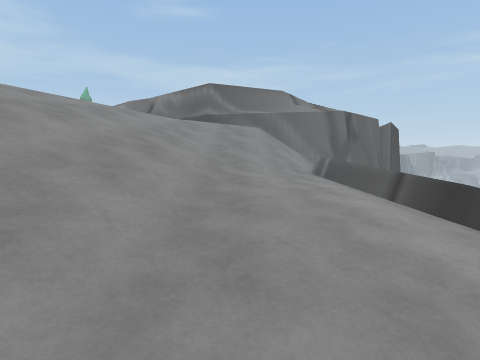
[1] (above)

19 first-person views from a walk through a 3-D level made in the Unity game engine. The camera is 1.3 m above the floor, tilts 6° down and sees 80° across. The floor is counted in squares, 1.8 m on a side. Each view is taken from the middle of a square. On the plan, view 1 faces up. The plan holds only what a view shows up to about 10 squares ahead; the rest is blank. The place goes on beyond the plan. The player character is not drawn.

[2]
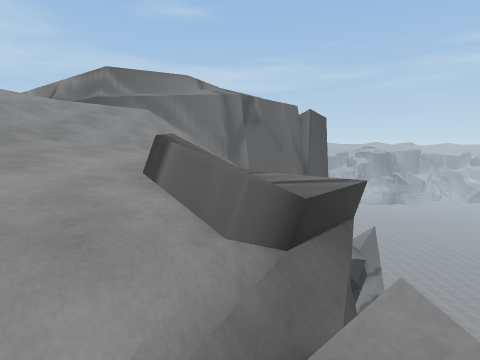

[3]
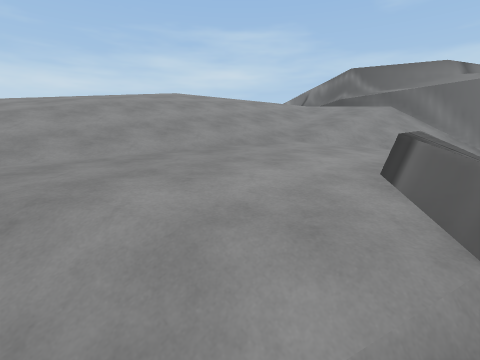

[4]
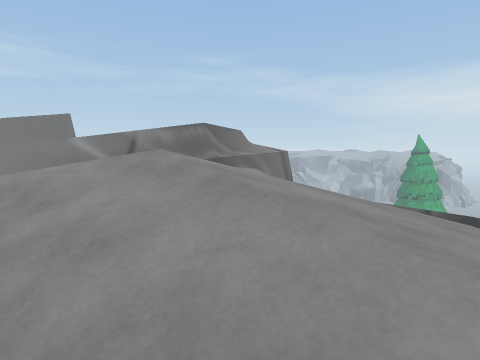

[5]
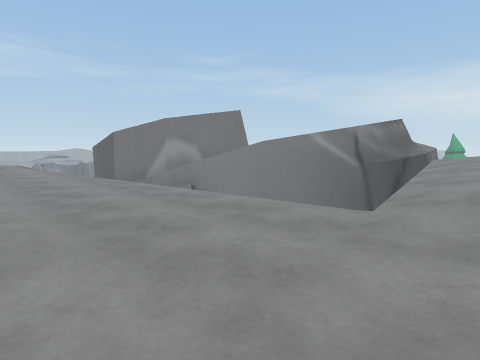

[6]
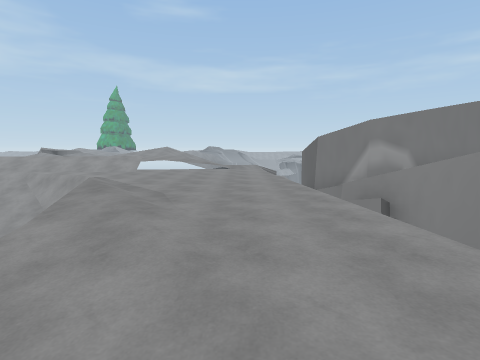

[7]
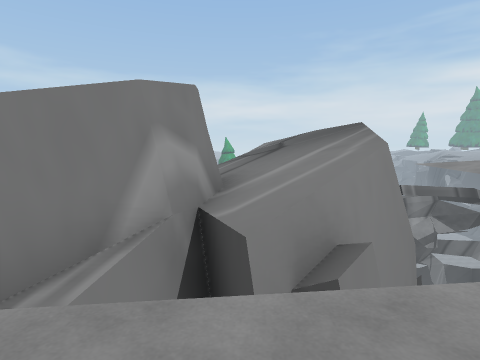

[8]
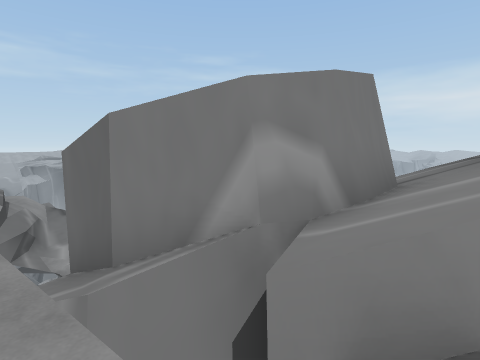

[9]
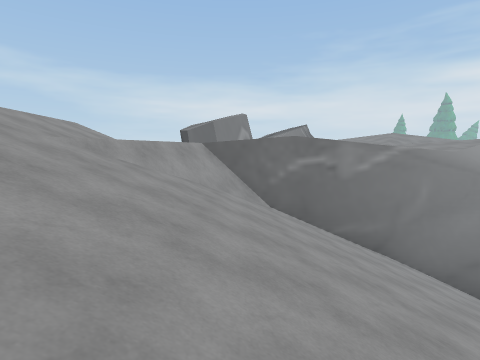

[10]
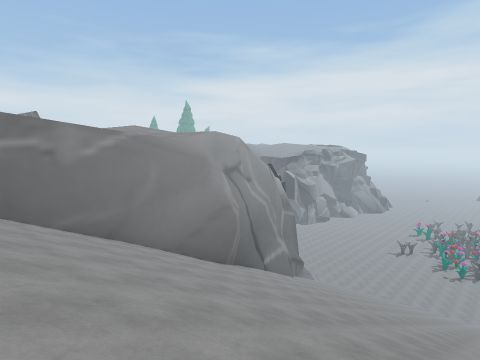

[11]
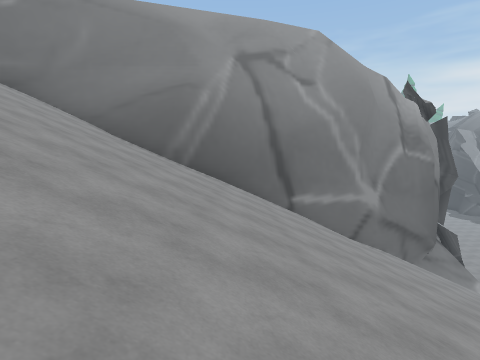

[12]
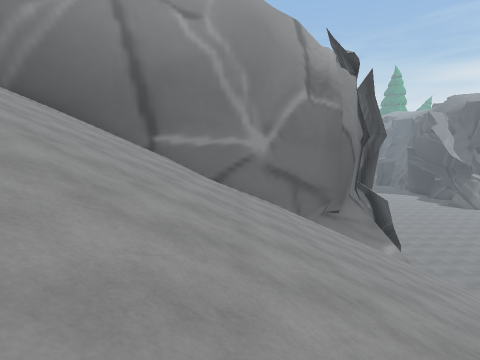

[13]
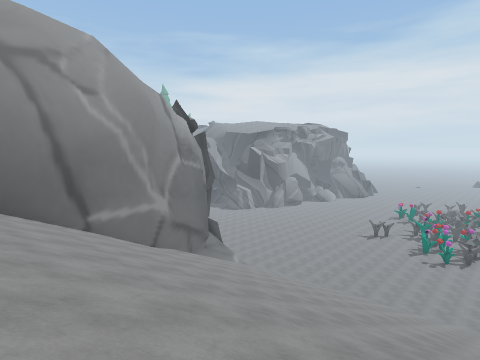

[14]
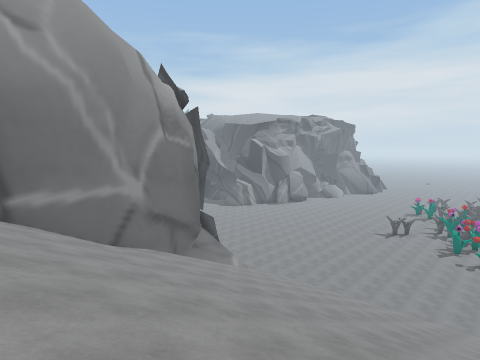

[15]
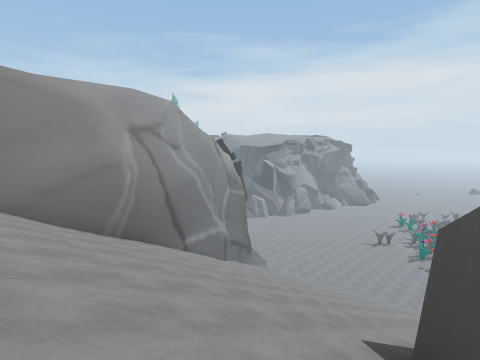

[16]
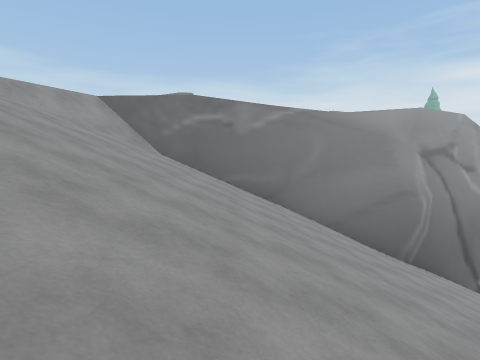

[17]
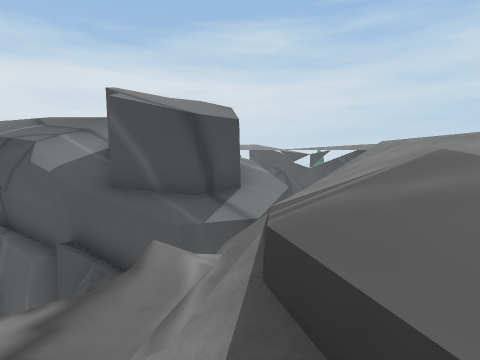

[18]
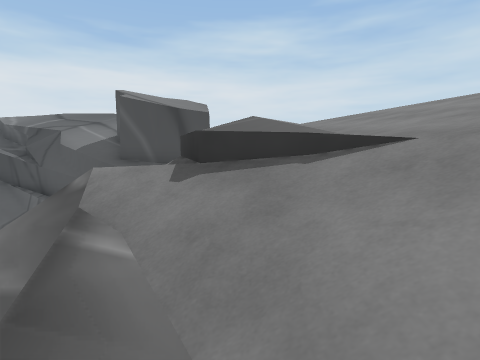

[19]
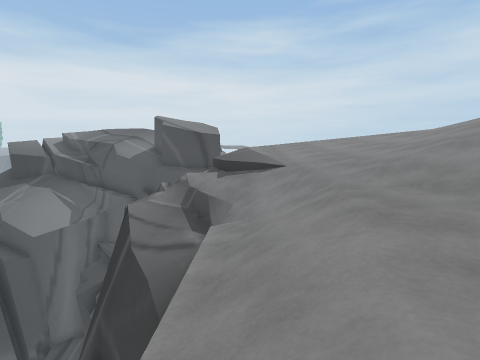

### Floor plan
Key: @ floor where view 1 was taken; # wall or solid block; . main floor; - floor 0.75 m lower than the main floor; : floor 1 m higher than the main floor; _ floor 1.5 m lower than the main floor; + floor 1.75 m higher than the main floor; < floor 2.25 m lower than the main floor; / step, stairs or slope; = window, fence, low wall or low ledge; ^ raised ledge; v drop or lower ground.
Columns run from 21 left of view 1 to 4 right of it. Each row starts with its distance up from view 1.
 30              /
 29             ./
 28            ../
 27           /.//
 26          /////vv
 25          //.//vvv
 24         //..//=_v
 23         /:..///v
 22         +::...-_v
 21          +:../==v
 20          +:../=#v
 19           :::/v<
 18            ://=_
 17       /// ::.vvv v
 16     ////:....vv#v#
 15    ///=......v^###
 14   ////=##....v#####
 13  ///////#.....v####  v
 12  ///////#v....vvvvvvvvv
 11  ////////#:...vvvvvvvvv
 10 /////////#:...vv#vvvvv   #
  9  ////////#::..v vv##v#####
  8 /////////v/...v   vv#^^##v
  7  ////////#/...vv::+/////
  6  ////////#v.::/++++////^
  5 #////////# .   //+////_^^
  4  ////////##v   //+///-_^^^
  3  /////////#    :/+///__^^^
  2  /////////# v+ .+:///___^v
  1  /////////#^vv  :////__//v
  0   ////////##v      //@//<
 -1   ////////##vv
 -2   /////////#vv
 -3  //////////#=v
 -4  //////////##
 -5   //////////#
 -6   ///////////

Positions as (right, up) in squares from view 1, and headings:
1: (0, 0), facing up
2: (3, 0), facing up
3: (3, 0), facing up-left
4: (-6, 2), facing up-right
5: (-10, 6), facing up-right
6: (-9, 6), facing up
7: (-9, 12), facing right
8: (-8, 11), facing up-right
9: (-20, 13), facing right
10: (-20, 12), facing down-right
11: (-20, 3), facing right
12: (-19, -1), facing right
13: (-20, 4), facing down-right
14: (-18, 2), facing down-right
15: (-21, 8), facing down-right
16: (-21, 10), facing right
17: (-7, 22), facing down
18: (-8, 25), facing down
19: (-8, 30), facing down
